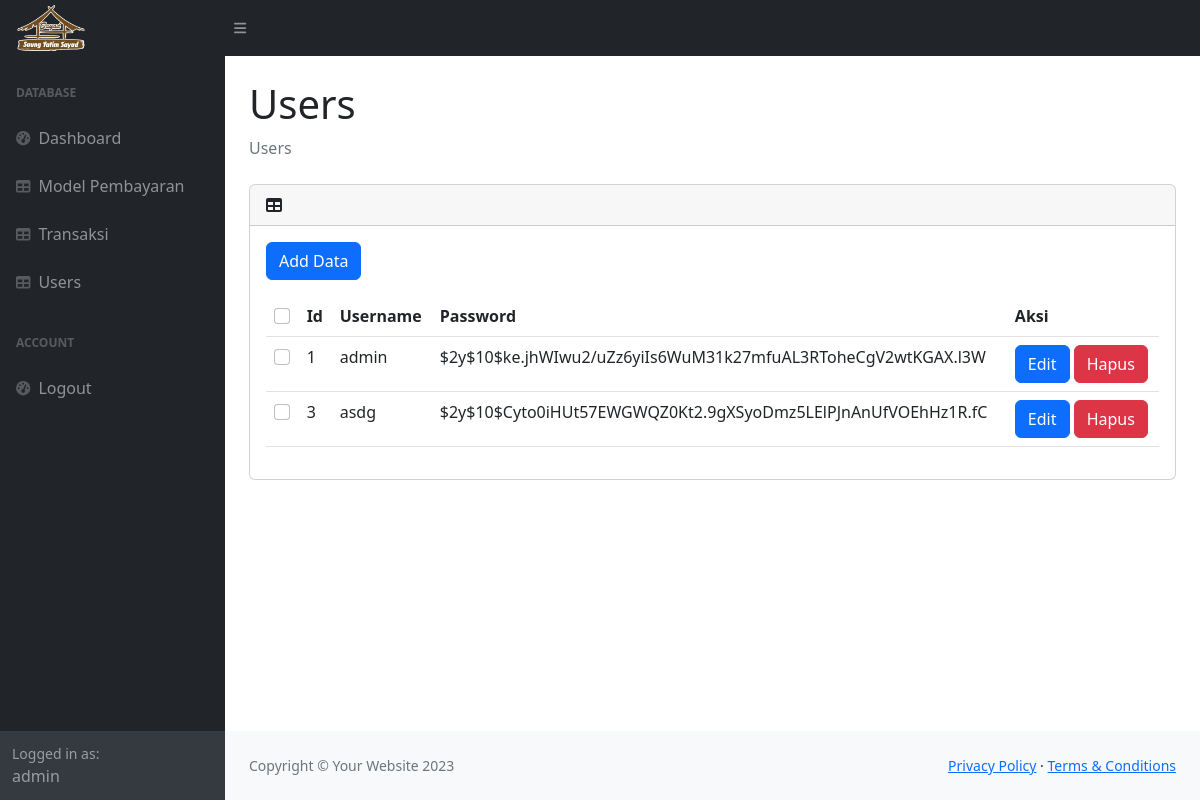
/admin/users.php (signed in), run on an earlier commit of the app's database.
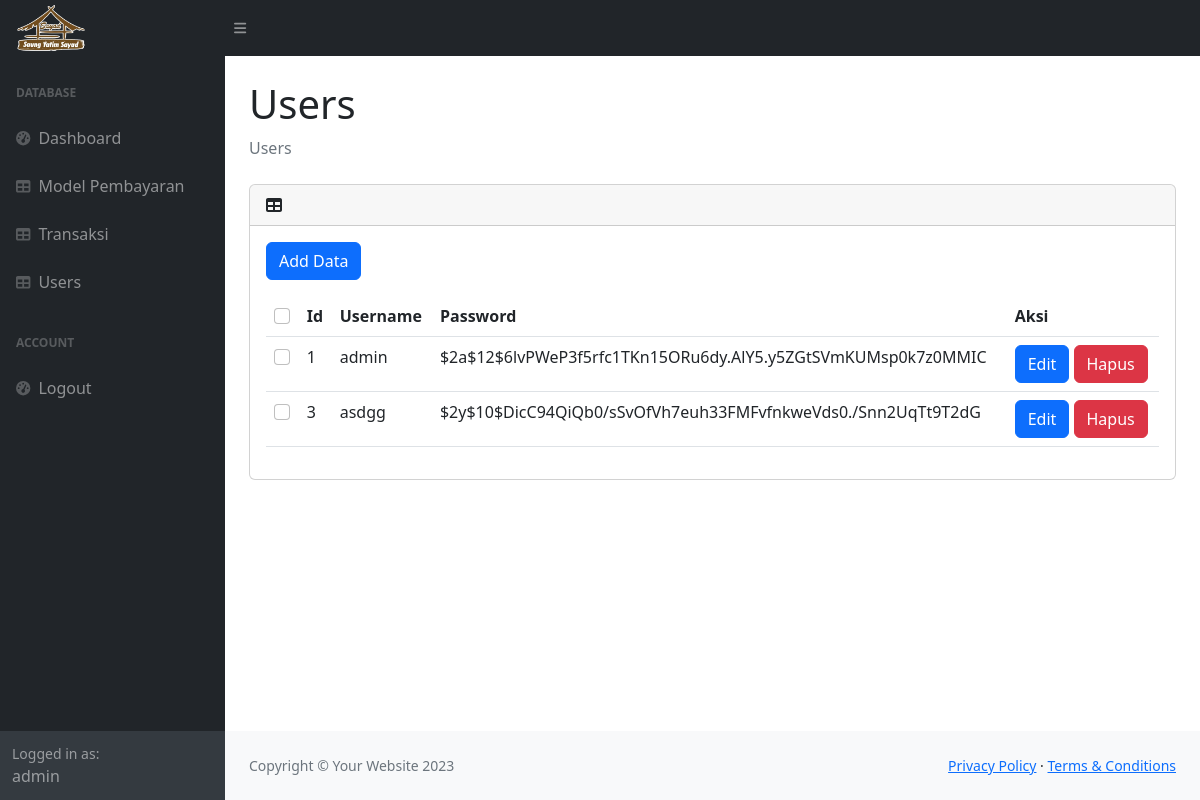
And on a later commit of the database.
### tables this page shows
CREATE TABLE `users` (
  `id` int(11) NOT NULL,
  `username` varchar(50) NOT NULL,
  `password` varchar(255) NOT NULL
);

### admin/users.php (called while the page is built, shortened)
<?php
    require_once __DIR__ . '/../models/user.php';
    $users = User::get_all();
    require_once __DIR__ . '/views/layout.php';
    require_once __DIR__ . '/views/users.php';
?>

### models/model.php (called while the page is built, shortened)
<?php
    require_once __DIR__ . '/connection.php';
    class Model{
        protected $id;
        protected static $table_name = "";
        function get_id(){
            return $this->id;
        }
        public static function get_all(){
            global $conn;
            $datas = [];
            $query = $conn->query("SELECT * FROM " . static::$table_name);
            if ($query->num_rows > 0){
                foreach ($query->fetch_all() as $raw_data){
                    $datas[] = static::from_array($raw_data);
                }
            }
            return $datas;
        }
    }
?>

### models/user.php (called while the page is built, shortened)
<?php
    require_once __DIR__ . '/connection.php';
    require_once __DIR__ . '/model.php';
    class User extends Model{
        protected $username;
        protected $password;
        function __construct($id, $username, $password){
            $this->id=$id;
            $this->username=$username;
            $this->password=$password;
        }
        public static function from_array($array){
            return new User(
                $array[0],
                $array[1],
                $array[2]
            );
        }
        function get_username(){
            return $this->username;
        }
        function get_password(){
            return $this->password;
        }
    }
?>

### admin/views/users.php (the view, shortened to what the changed rows need)
<section id="content">
    <div class="container-fluid px-4">
        <h1 class="mt-4">Users</h1>
        <div class="card mt-4">
            <div class="card-body">
                <table id="datatablehtml" class="table cell-border hover">
                    <thead>
                        <th>
                            <input class="form-check-input" type="checkbox" id="all-data-checkbox">
                        </th>
                        <th>Id</th>
                        <th>Username</th>
                        <th>Password</th>
                        <th>Aksi</th>
                    </thead>
                    <tbody>
                        <?php foreach($users as $user) { ?>
                            <tr>
                                <td>
                                    <input class="form-check-input selected-checkbox" type="checkbox" id="data-checkbox" data-id="<?=$user->get_id()?>">
                                </td>
                                <td><?=$user->get_id()?></td>
                                <td><?=$user->get_username()?></td>
                                <td><?=$user->get_password()?></td>
                                <td>
                                    <button class="btn btn-primary" id="edit-data-btn">Edit</button>
                                    <button class="btn btn-danger" id="delete-data-btn" data-id="<?=$user->get_id()?>">
                                        Hapus
                                    </button>
                                </td>
                            </tr>
                        <?php } ?>
                    </tbody>
                </table>
            </div>
        </div>
    </div>
</section>

### admin/views/layout.php (shortened to what the changed rows need)
<?php
require_once __DIR__ . '/../../models/user.php';
?>
<!DOCTYPE html>
<html lang="en">
<head>
    <link href="https://cdn.datatables.net/2.1.8/css/dataTables.dataTables.min.css" rel="stylesheet" />
    <link href="css/styles.css" rel="stylesheet" />
</head>
<body class="sb-nav-fixed">
    <div id="layoutSidenav">
        <div id="layoutSidenav_nav">
            <nav class="sb-sidenav accordion sb-sidenav-dark" id="sidenavAccordion">
                <div class="sb-sidenav-menu">
                    <div class="nav">
                    </div>
                </div>
                <div class="sb-sidenav-footer">
                    <div class="small">Logged in as:</div>
                    <?= unserialize($_SESSION['user'])->get_username() ?>
                </div>
            </nav>
        </div>
</body>
</html>

What changed in the data, as far as the page shows it:
changed users "admin": password "$2y$10$ke.jhWIwu2/uZz6yiIs6WuM31k27mfuAL3RToheCgV2wtKGAX.l3W" → "$2a$12$6lvPWeP3f5rfc1TKn15ORu6dy.AlY5.y5ZGtSVmKUMsp0k7z0MMIC"
changed users id 3: username "asdg" → "asdgg"; password "$2y$10$Cyto0iHUt57EWGWQZ0Kt2.9gXSyoDmz5LElPJnAnUfVOEhHz1R.fC" → "$2y$10$DicC94QiQb0/sSvOfVh7euh33FMFvfnkweVds0./Snn2UqTt9T2dG"
